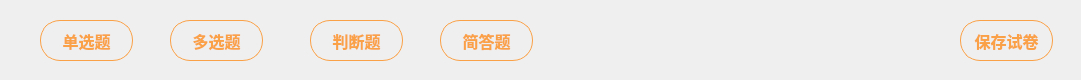
      <widget class="QWidget" name="widget_9" native="true">
       <property name="geometry">
        <rect>
         <x>0</x>
         <y>0</y>
         <width>1081</width>
         <height>80</height>
        </rect>
       </property>
       <property name="styleSheet">
        <string notr="true">#widget_9
{
background-color:rgba(0,0,0,0);
border:2px solid #faa046;
}</string>
       </property>
       <widget class="QPushButton" name="pushButton_8">
        <property name="geometry">
         <rect>
          <x>40</x>
          <y>20</y>
          <width>93</width>
          <height>41</height>
         </rect>
        </property>
        <property name="font">
         <font>
          <family>黑体</family>
          <pointsize>12</pointsize>
          <weight>75</weight>
          <bold>true</bold>
         </font>
        </property>
        <property name="styleSheet">
         <string notr="true">#pushButton_8{
border:none;
border:1px solid #faa046;
color:#faa046;
border-radius:20;
}

#pushButton_8:hover{
border:1px solid #50b8f7;
color:#50b8f7;
}
</string>
        </property>
        <property name="text">
         <string>单选题</string>
        </property>
       </widget>
       <widget class="QPushButton" name="pushButton_9">
        <property name="geometry">
         <rect>
          <x>170</x>
          <y>20</y>
          <width>93</width>
          <height>41</height>
         </rect>
        </property>
        <property name="font">
         <font>
          <family>黑体</family>
          <pointsize>12</pointsize>
          <weight>75</weight>
          <bold>true</bold>
         </font>
        </property>
        <property name="styleSheet">
         <string notr="true">#pushButton_9{
border:none;
border:1px solid #faa046;
color:#faa046;
border-radius:20;
}

#pushButton_9:hover{
border:1px solid #50b8f7;
color:#50b8f7;
}</string>
        </property>
        <property name="text">
         <string>多选题</string>
        </property>
       </widget>
       <widget class="QPushButton" name="pushButton_10">
        <property name="geometry">
         <rect>
          <x>310</x>
          <y>20</y>
          <width>93</width>
          <height>41</height>
         </rect>
        </property>
        <property name="font">
         <font>
          <family>黑体</family>
          <pointsize>12</pointsize>
          <weight>75</weight>
          <bold>true</bold>
         </font>
        </property>
        <property name="styleSheet">
         <string notr="true">#pushButton_10{
border:none;
border:1px solid #faa046;
color:#faa046;
border-radius:20;
}

#pushButton_10:hover{
border:1px solid #50b8f7;
color:#50b8f7;
}</string>
        </property>
        <property name="text">
         <string>判断题</string>
        </property>
       </widget>
       <widget class="QPushButton" name="pushButton_11">
        <property name="geometry">
         <rect>
          <x>440</x>
          <y>20</y>
          <width>93</width>
          <height>41</height>
         </rect>
        </property>
        <property name="font">
         <font>
          <family>黑体</family>
          <pointsize>12</pointsize>
          <weight>75</weight>
          <bold>true</bold>
         </font>
        </property>
        <property name="styleSheet">
         <string notr="true">#pushButton_11{
border:none;
border:1px solid #faa046;
color:#faa046;
border-radius:20;
}

#pushButton_11:hover{
border:1px solid #50b8f7;
color:#50b8f7;
}</string>
        </property>
        <property name="text">
         <string>简答题</string>
        </property>
       </widget>
       <widget class="QPushButton" name="pushButton_12">
        <property name="geometry">
         <rect>
          <x>960</x>
          <y>20</y>
          <width>93</width>
          <height>41</height>
         </rect>
        </property>
        <property name="font">
         <font>
          <family>黑体</family>
          <pointsize>12</pointsize>
          <weight>75</weight>
          <bold>true</bold>
         </font>
        </property>
        <property name="styleSheet">
         <string notr="true">#pushButton_12{
border:none;
border:1px solid #faa046;
color:#faa046;
border-radius:20;
}

#pushButton_12:hover{
border:1px solid #50b8f7;
color:#50b8f7;
}</string>
        </property>
        <property name="text">
         <string>保存试卷</string>
        </property>
       </widget>
      </widget>
